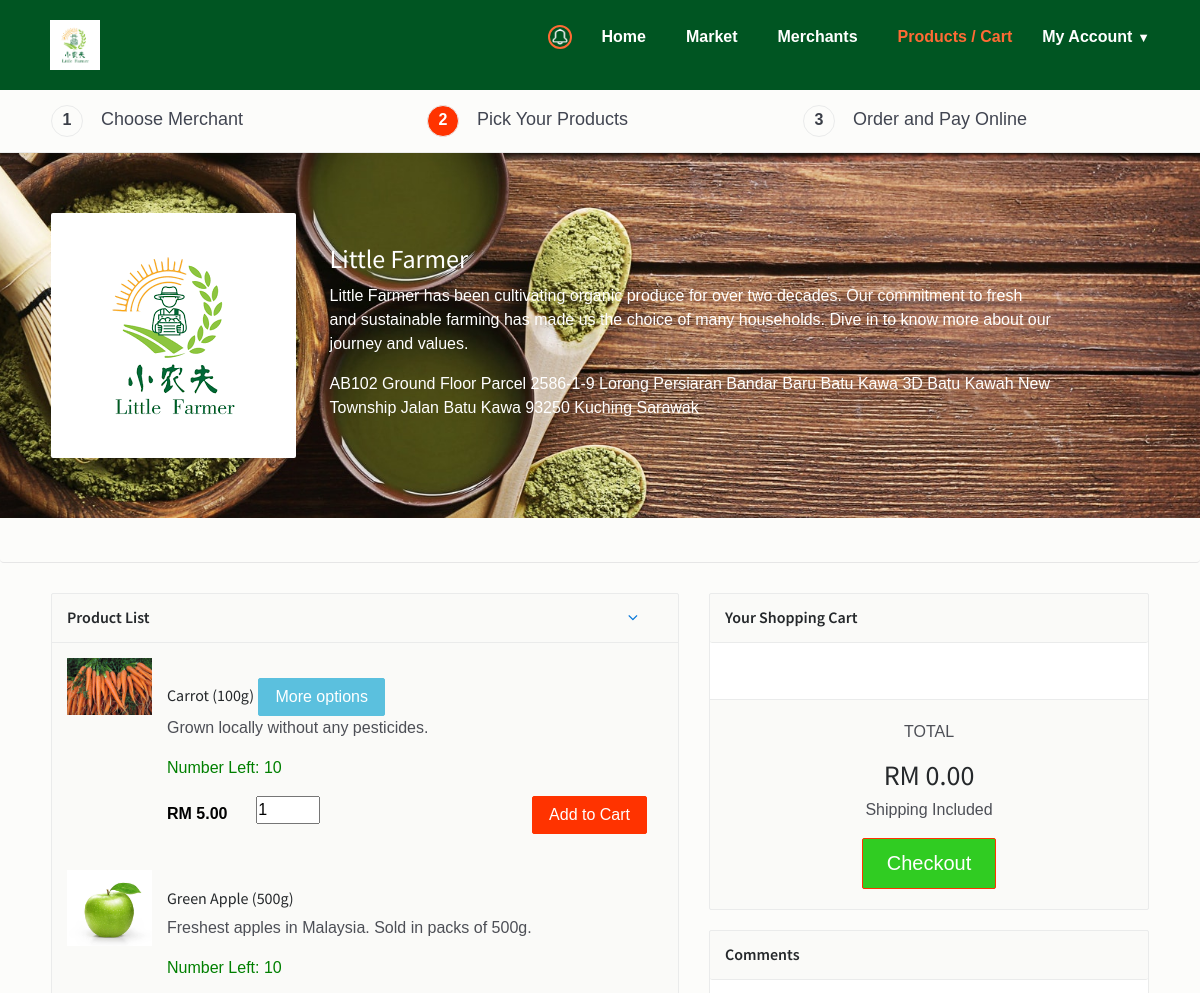
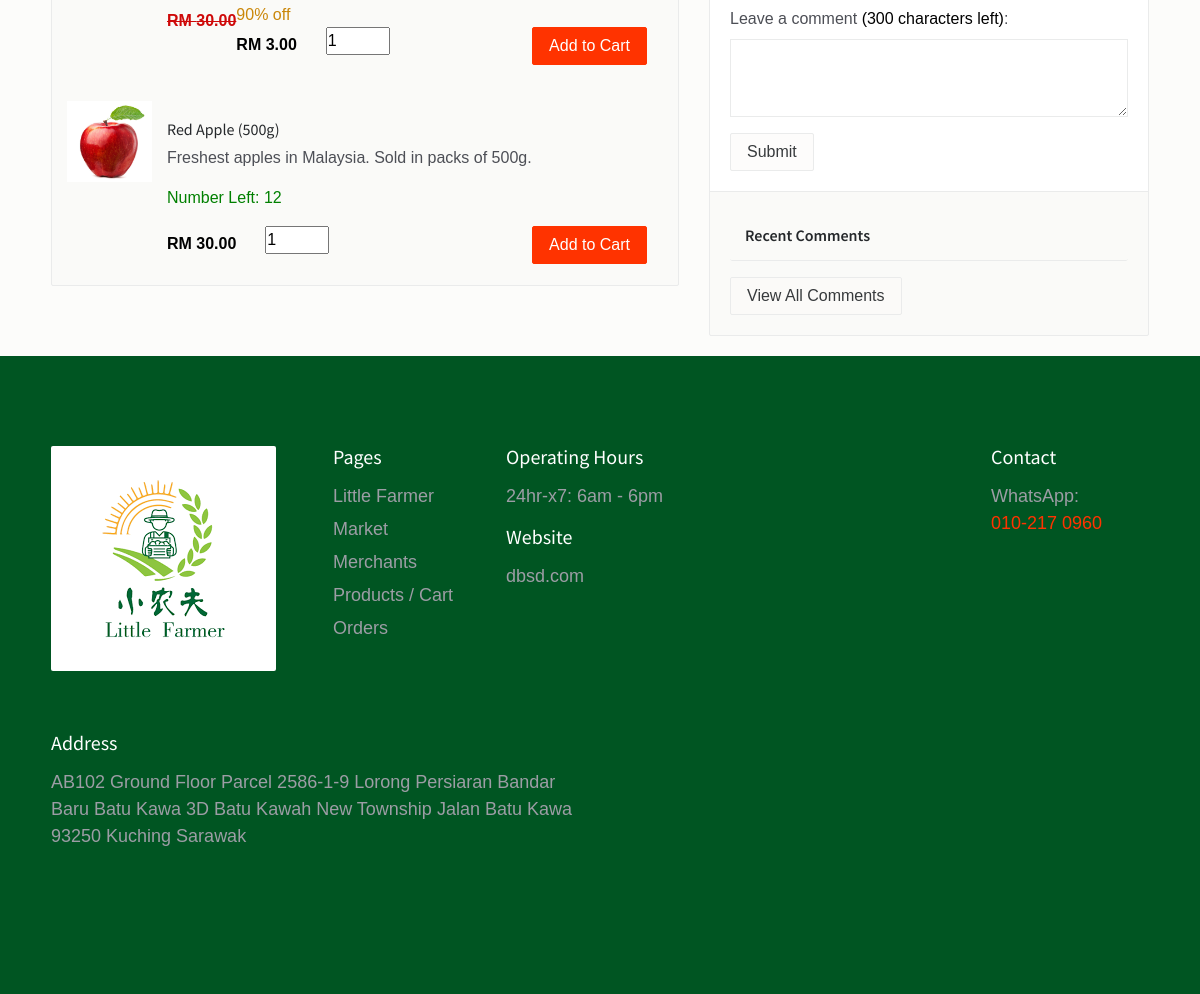
The page /products.php (signed in) on the database its author committed (2 pictures, top to bottom).
### tables this page shows
CREATE TABLE `restaurant` (
  `rs_id` int(222) NOT NULL,
  `c_id` int(222) NOT NULL,
  `title` varchar(222) NOT NULL,
  `email` varchar(222) NOT NULL,
  `phone` varchar(222) NOT NULL,
  `url` varchar(222) NOT NULL,
  `o_hr` varchar(222) NOT NULL,
  `c_hr` varchar(222) NOT NULL,
  `o_days` varchar(222) NOT NULL,
  `address` text NOT NULL,
  `image` text NOT NULL,
  `date` timestamp NOT NULL DEFAULT current_timestamp() ON UPDATE current_timestamp(),
  `description` text NOT NULL,
  `rating` int(11) DEFAULT NULL CHECK (`rating` >= 1 and `rating` <= 5),
  `avg_rating` decimal(3,1) DEFAULT 0.0,
  `comment` varchar(255) DEFAULT NULL
);

CREATE TABLE `product` (
  `product_id` int(11) NOT NULL,
  `productCode` varchar(30) NOT NULL,
  `product_name` varchar(255) NOT NULL,
  `product_image` text NOT NULL,
  `descr` varchar(500) NOT NULL,
  `categories_id` int(11) NOT NULL,
  `quantity` float NOT NULL,
  `owner` text NOT NULL,
  `product_date` text NOT NULL,
  `lowStock` int(5) NOT NULL,
  `status` int(11) NOT NULL DEFAULT 0
);

CREATE TABLE `tblprice` (
  `priceNo` int(10) NOT NULL,
  `productID` varchar(30) NOT NULL,
  `proQuant` int(11) NOT NULL DEFAULT 15,
  `proWeight` int(20) NOT NULL,
  `proPrice` float NOT NULL,
  `proDisc` int(11) NOT NULL DEFAULT 0
);

### products.php (the view, shortened to what the rows shown need)
<!DOCTYPE html>
<html lang="en">
<head>
    <link href="css/bootstrap.min.css" rel="stylesheet">
    <link href="css/font-awesome.min.css" rel="stylesheet">
    <link href="css/animsition.min.css" rel="stylesheet">
    <link href="css/animate.css" rel="stylesheet">
    <link href="css/style.css" rel="stylesheet">
</head>
<body class="home">
    <?php
    include("includes/header.php");
    ?>
     <div class="page-wrapper" >
        <?php
            $ress = mysqli_query($db,"select * from restaurant where rs_id='$_GET[res_id]'");
            $rows = mysqli_fetch_array($ress);
        ?>
        <section class="inner-page-hero bg-image" data-image-src="images/img/dish.jpeg">
            <div class="profile">
                <div class="container">
                    <div class="row">
                        <div class="col-xs-12 col-sm-12  col-md-4 col-lg-4 profile-img">
                            <div class="image-wrap">
                                <figure><?php echo '<img src="seller/Res_img/'.$rows['image'].'" alt="Merchant logo">'; ?></figure>
                            </div>
                        </div>
                        <div class="col-xs-12 col-sm-12 col-md-8 col-lg-8 profile-desc">
                            <div class="pull-left right-text white-txt">
                                <h6><a href="#"><?php echo $rows['title']; ?></a></h6>
                                <p><?php echo $rows['description']; ?></p>
                                <p><?php echo $rows['address']; ?></p>
                            </div>
                        </div>
                    </div>
                </div>
            </div>
        </section>
        <div class="container m-t-30">
            <div class="row">
                <div class="col-xs-12 col-sm-6 col-md-6 col-lg-7">
                    <div class="menu-widget" id="2">
                        <div class="collapse in" id="popular2">
                        <?php
                            $stmt = $db->prepare("SELECT product_id from product WHERE owner = ? AND status = 1");
                            $stmt->bind_param("i", $_GET['res_id']);
                            $stmt->execute();
                            $products = $stmt->get_result();
                            if (!empty($products))
                            {
                                foreach($products as $product)
                                {
                                    $stmt = $db->prepare("SELECT * from product JOIN tblprice ON product.product_id = tblprice.productID
                                                          WHERE tblprice.productID = ? AND tblprice.proQuant > 0");
                                    $stmt->bind_param("i", $product['product_id']);
                                    $stmt->execute();
                                    $item = $stmt->get_result();
                                    if ($item->num_rows == 1)
                                    {
                                        $item = $item->fetch_assoc();
                                        $stmt = $db->prepare("SELECT price FROM custom_prices WHERE price_id = ? AND user_id = ?");
                                        $stmt->bind_param("ii", $item['priceNo'], $_SESSION['user_id']);
                                        $stmt->execute();
                                        $custom = $stmt->get_result();
                                        $item['price'] = $custom->fetch_assoc()['price'];
                        ?>
                            <div class="food-item">
                                <div class="row">
                                    <div class="col-xs-12 col-sm-12 col-lg-12" style="display: flex;">
                                        <div class="rest-logo pull-left">
                                            <a class="restaurant-logo pull-left" href="#"><?php echo '<img src="'.$item['product_image'].'" alt="Product logo">'; ?></a>
                                        </div>
                                        <div class="col-xs-12 col-sm-12 col-lg-12 pull-right item-cart-info product" data-price-id="<?php echo $item['priceNo']; ?>" data-product-owner="<?php echo $item['owner']; ?>">
                                            <h6><?php echo $item['product_name']." (". $item['proWeight']."g)"; ?></h6>
                                            <p><?php echo $item['descr'];  ?></p>
                                            <p style="color: green;">Number Left: <?php echo (int)$item['proQuant']; ?></p>
                                            <?php
                                            $customPrice = number_format($item['price'], 2, '.', '');
                                            $discount = number_format($item['proDisc']/100, 2, '.', '');
                                            $price = number_format($item['proPrice'], 2, '.', '');
                                            if ($customPrice != 0) {
                                            echo '            <span class="price pull-left">RM '.$customPrice.'</span>';
                                            }
                                            else if ($discount == 0) {
                                            echo '            <span class="price pull-left">RM '.$price.'</span>';
                                            }
                                            else {
                                            echo '            <p class="price pull-left discount-cross">RM '.$price.'</p>
                                                              <div class="discount-value"">'. $discount*100 .'% off</div>
                                                              <span class="price pull-left">RM '.number_format($price*(1-$discount), 2, '.', '').'</span>';
                                            }
                                            ?>
                                            <input type="number" name="quantity" style="margin-left: 1.8rem; margin-bottom: 1rem; max-width: 4rem;" value="1" min="1"/>
                                            <button class="btn theme-btn addsToCart">Add to Cart</button>
                                        </div>
                                    </div>
                                </div>
                            </div>
                            <?php
                                    }
                                    elseif ($item->num_rows > 1)
                                    {
                                        $item = $item->fetch_all(MYSQLI_ASSOC);
                                        $number = count($item);
                                        $option = [];
                                        for ($i = 0; $i < $number; $i++)
                                        {
                                            $stmt = $db->prepare("SELECT price FROM custom_prices WHERE price_id = ? AND user_id = ?");
                                            $stmt->bind_param("ii", $item[$i]['priceNo'], $_SESSION['user_id']);
                                            $stmt->execute();
                                            $custom = $stmt->get_result();
                                            $c = $custom->fetch_assoc()['price'];
                                            $item[$i]['price'] = $c;
                                            $option[$i]['price'] = $c;
                                            $option[$i]['proQuant'] = $item[$i]['proQuant'];
                                            $option[$i]['proWeight'] = $item[$i]['proWeight'];
                                            $option[$i]['proPrice'] = $item[$i]['proPrice'];
                                            $option[$i]['proDisc'] = $item[$i]['proDisc'];
                                            $option[$i]['priceNo'] = $item[$i]['priceNo'];
                                        }
                                        $option = json_encode($option);
                            ?>
                            <div class="food-item">
                                <div class="row">
                                    <div class="col-xs-12 col-sm-12 col-lg-12" style="display: flex;">
                                        <div class="rest-logo pull-left">
                                            <a class="restaurant-logo pull-left" href="#"><?php echo '<img src="'.$item[0]['product_image'].'" alt="Product logo">'; ?></a>
                                        </div>
                                        <div class="col-xs-12 col-sm-12 col-lg-12 pull-right item-cart-info product" data-price-id="<?php echo $item[0]['priceNo']; ?>" data-current="0" data-max="<?php echo $number;?>" data-options='<?php echo $option?>' data-product-owner="<?php echo $item[0]['owner']; ?>">
                                            <h6 style="display: inline-block"><?php echo $item[0]['product_name']." (";?><span><?php echo $item[0]['proWeight'];?></span><?php echo "g)";?></h6>
                                            <button class="btn btn-info shiftOptions">More options</button>
                                            <p><?php echo $item[0]['descr'];?></p>
                                            <p style="color: green;">Number Left: <?php echo (int)$item[0]['proQuant']; ?></p>
                                            <?php
                                            $customPrice = number_format($item[0]['price'], 2, '.', '');
                                            $discount = number_format($item[0]['proDisc']/100, 2, '.', '');
                                            $price = number_format($item[0]['proPrice'], 2, '.', '');
                                            if ($customPrice != 0) {
                                            echo '            <p class="price pull-left discount-cross"></p>
                                                              <div class="discount-value"></div>
                                                              <span class="price pull-left">RM '.$customPrice.'</span>';
                                            }
                                            else if ($discount == 0) {
                                            echo '            <p class="price pull-left discount-cross"></p>
                                                              <div class="discount-value"></div>
                                                              <span class="price pull-left">RM '.$price.'</span>';
                                            }
                                            else {
                                            echo '            <p class="price pull-left discount-cross">RM '.$price.'</p>
                                                              <div class="discount-value">'. $discount*100 .'% off</div>
                                                              <span class="price pull-left">RM '.number_format($price*(1-$discount), 2, '.', '').'</span>';
                                            }
                                            ?>
                                            <input type="number" name="quantity" style="margin-left: 1.8rem; margin-bottom: 1rem; max-width: 4rem;" value="1" min="1"/>
                                            <button class="btn theme-btn addsToCart">Add to Cart</button>
                                        </div>
                                    </div>
                                </div>
                            </div>
                            <?php
                                    }
                                }
                            }
                            ?>
                        </div>
                    </div>
                </div>
            </div>
        </div>
    <?php
    include("includes/footer_seller.php");
    ?>
</body>
</html>

### includes/footer_seller.php (shortened to what the rows shown need)
<?php
include("config/merchants.php");
if (isset($_GET['res_id']))
{
    $d_id = $_GET['res_id'];
}
else
{
    $d_id = $defaultMerchant;
}
$query = "SELECT * from restaurant where rs_id = ".$d_id;
$result = mysqli_query($db, $query);
$row = mysqli_fetch_assoc($result);
?>
<footer class="footer">
    <div class="container">
        <div class="row top-footer">
            <div class="col-xs-12 col-sm-3 footer-logo-block color-gray">
                <img class="img-rounded" width="225" height="225" src="seller/Res_img/<?php echo $row['image'];?>" alt="seller logo">
            </div>
            <div class="col-xs-12 col-sm-2 how-it-works-links color-gray">
                <div class="row">
                    <?php
                    if (isset($row['o_days']))
                    {
                    echo '<h5>Operating Hours</h5>';
                    $openings = $row['o_days'];
                    if (isset($row['o_hr']) && $row['c_hr'])
                    {
                        $openings=$openings.": ".$row['o_hr']." - ".$row['c_hr'];
                    }
                    echo '<p>'.$openings.'</p>';
                    }
                    ?>
                </div>
                <div class="row">
                    <?php
                    if (isset($row['url']))
                    {
                    echo '<h5>Website</h5>';
                    echo '<p>'.$row['url'].'</p>';
                    }
                    ?>
                </div>
            </div>
            <div class="col-xs-12 col-sm-2 WhatsApp color-gray">
                <?php
                if (isset($row['phone']))
                {
                echo '<h5>Contact</h5>';
                echo '<p>WhatsApp:<a href="https://api.whatsapp.com/send?phone=6'.$row['phone'].'"><br/>'.$row['phone'].'</a></p>';
                }
                ?>
            </div>
        </div>
        <div class="bottom-footer">
            <div class="row">
                <div class="col-xs-12 col-sm-6 address color-gray">
                    <?php
                    if (isset($row['address']))
                    {
                    echo '<h5>Address</h5>';
                    echo '<p>'.$row['address'].'</p></div>';
                    }
                    ?>
            </div>
        </div>
    </div>
</footer>

### rows shown on the page
restaurant: image (picture), title "Little Farmer", description "Little Farmer has been cultivating organic produce for over two decades. Our commitment to fresh and sustainable farming has made us the choice of many households. Dive in to know more about our journey and values.", address "AB102 Ground Floor Parcel 2586-1-9 Lorong Persiaran Bandar Baru Batu Kawa 3D Batu Kawah New Township Jalan Batu Kawa 93250 Kuching Sarawak", openings "24hr-x7: 6am - 6pm", url "dbsd.com", phone "010-217 0960"
product: product_image (picture), product_name "Carrot", tblprice.proWeight "100", descr "Grown locally without any pesticides.", tblprice.proQuant "10", tblprice.proPrice "5.00"
product: product_image (picture), product_name "Green Apple", tblprice.proWeight "500", descr "Freshest apples in Malaysia. Sold in packs of 500g.", tblprice.proQuant "10", tblprice.proPrice "30.00", tblprice.proDisc "90", tblprice.proPrice+proDisc "3.00"
product: product_image (picture), product_name "Red Apple", tblprice.proWeight "500", descr "Freshest apples in Malaysia. Sold in packs of 500g.", tblprice.proQuant "12", tblprice.proPrice "30.00"
